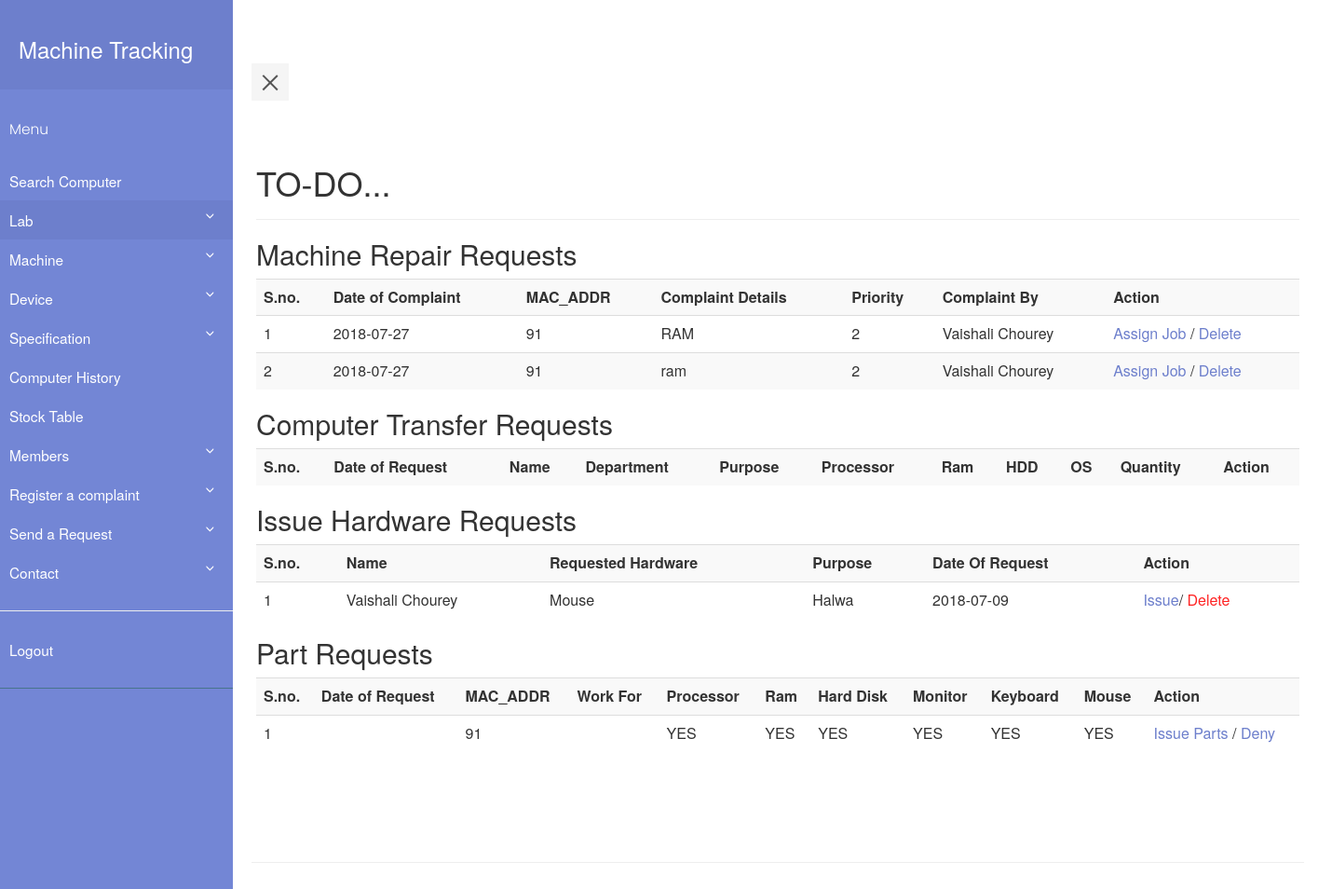
Page /home.php (signed in) on the committed database.
### tables this page shows
CREATE TABLE `complaint_book` (
  `complaint_book_id` int(11) NOT NULL,
  `Date_of_complaint` date DEFAULT NULL,
  `machine_id` int(11) DEFAULT NULL,
  `complaint_details` varchar(512) DEFAULT NULL,
  `priority` int(11) DEFAULT NULL,
  `work_for` int(11) DEFAULT NULL,
  `remarks` varchar(512) DEFAULT NULL,
  `complaint_by` varchar(40) DEFAULT NULL,
  `processor` int(11) DEFAULT NULL,
  `ram` int(11) DEFAULT NULL,
  `harddisk` int(11) DEFAULT NULL,
  `mouse` int(11) DEFAULT NULL,
  `keyboard` int(11) DEFAULT NULL,
  `monitor` int(11) DEFAULT NULL,
  `DOPR` date DEFAULT NULL,
  `completed` int(11) DEFAULT NULL
);

CREATE TABLE `machine` (
  `machine_id` int(11) NOT NULL,
  `MAC_ADDR` varchar(30) DEFAULT NULL,
  `processor` int(11) NOT NULL,
  `ram` int(11) NOT NULL,
  `memory` int(11) NOT NULL,
  `DOP` date DEFAULT NULL,
  `price` int(11) DEFAULT NULL,
  `state` varchar(10) DEFAULT NULL,
  `os` varchar(30) DEFAULT NULL,
  `monitor` int(11) NOT NULL,
  `keyboard` int(11) NOT NULL,
  `mouse` int(11) NOT NULL,
  `grn` int(11) NOT NULL
);

CREATE TABLE `issue_request` (
  `issue_report_id` int(11) NOT NULL,
  `department` varchar(30) DEFAULT NULL,
  `id` int(11) DEFAULT NULL,
  `purpose` text,
  `date_of_request` date DEFAULT NULL,
  `name_of_hardware` int(30) DEFAULT NULL
);

CREATE TABLE `member` (
  `member_id` int(11) NOT NULL,
  `id` varchar(30) DEFAULT NULL,
  `first_name` varchar(30) DEFAULT NULL,
  `last_name` varchar(30) DEFAULT NULL,
  `email` varchar(50) DEFAULT NULL,
  `pass_word` varchar(512) DEFAULT NULL,
  `role` int(5) DEFAULT NULL,
  `contact_no` int(13) DEFAULT NULL
);

CREATE TABLE `name` (
  `name_id` int(11) NOT NULL,
  `name` varchar(30) DEFAULT NULL
);

### home.php (the view, shortened to what this page needs)
<?php
    require_once "pdo.php";
?>
<html>
<head>
    <link rel="stylesheet" type="text/css" href="style5.css">
    <link rel="stylesheet" type="text/css" href="https://maxcdn.bootstrapcdn.com/bootstrap/3.3.7/css/bootstrap.min.css" >
</head>
<body>
        <div class="wrapper">
         <div class="wrapper">
                <?php if (isset($_SESSION['id'])&&$_SESSION['role']=='0') include "navbar.php";
                else if(isset($_SESSION['id'])&&$_SESSION['role']=='1')  include "navbar_faculty.php";
                else include "navbar_tech.php";?>
           <div class="container-fluid row" id="content">
        <div class="page-header">
        <h1>TO-DO...</h1>
        </div>
        <?php
            if($_SESSION['role']=='0')
            {
                $stmtcnt = $pdo->query("SELECT COUNT(*) FROM complaint_book WHERE work_for IS NULL ");
                $row = $stmtcnt->fetch(PDO::FETCH_ASSOC);
                if($row['COUNT(*)']!=='0')
                {
                    echo "<h2>Machine Repair Requests</h2>";
                    $i=1;
                    $stmtread = $pdo->query("SELECT * FROM complaint_book WHERE work_for IS NULL");
                    echo ("<table class=\"table table-striped\">
                        <tr> <th>S.no.</th><th>Date of Complaint</th><th>MAC_ADDR</th><th>Complaint Details</th><th>Priority</th><th>Complaint By</th><th>Action</th> </tr>");
                    while ( $row = $stmtread->fetch(PDO::FETCH_ASSOC) )
                    {
                        $stmtr = $pdo->prepare("SELECT MAC_ADDR FROM machine WHERE machine_id = :mid ");
                        $stmtr->execute(array(':mid' => $row['machine_id']));
                        $rowr = $stmtr->fetch(PDO::FETCH_ASSOC);
                        echo ("<tr>");
                        echo ("<td>");
                        echo($i);
                        echo("</td>");
                        echo ("<td>");
                        echo(htmlentities($row['Date_of_complaint']));
                        echo ("</td>");
                        echo ("<td>");
                        echo(htmlentities($rowr['MAC_ADDR']));
                        echo ("</td>");
                        echo ("<td>");
                        echo(htmlentities($row['complaint_details']));
                        echo ("</td>");
                        echo ("<td>");
                        echo(htmlentities($row['priority']));
                        echo ("</td>");
                        echo ("<td>");
                        echo(htmlentities($row['complaint_by']));
                        echo ("</td>");
                        echo ("<td>");
                        echo('<a class="link-black" href="gorepairmc.php?mc_id='.$rowr['MAC_ADDR'].'">'. 'Assign Job' . '</a>' . ' / ' . '<a class="link-black" href="deleterr.php?cb_id='.$row['complaint_book_id'].'">'. 'Delete' . '</a>');
                        echo ("</td>");
                        $i++;
                    }
                    echo('</table>');
                }
                $flag=0;
                if($flag==0)
                {
                    echo "<h2>Computer Transfer Requests</h2>";
                    echo ("<table class=\"table table-striped\">
                        <tr> <th>S.no.</th><th>Date of Request</th><th>Name</th><th>Department</th><th>Purpose</th><th>Processor</th><th>Ram</th><th>HDD</th><th>OS</th><th>Quantity</th><th>Action</th> </tr>");
                    echo('</table>');
                }
                $stmt=$pdo->query("SELECT COUNT(*) FROM issue_request");
                $row=$stmt->fetch(PDO::FETCH_ASSOC);
                if($row['COUNT(*)']>0)
                {
                    echo "<h2>Issue Hardware Requests</h2>";
                    echo ("<table class=\"table table-striped\">
                        <tr> <th>S.no.</th><th>Name</th><th>Requested Hardware</th><th>Purpose</th><th>Date Of Request</th><th>Action</th></tr>");
                    $stmt=$pdo->query("SELECT * FROM issue_request");
                    $i=1;
                    while($row2=$stmt->fetch(PDO::FETCH_ASSOC))
                    {
                        echo "<tr>";
                            echo "<td>".$i++."</td>";
                            echo "<td>";
                                $stmtname=$pdo->prepare("SELECT first_name,last_name FROM member where member_id = :id");
                                $stmtname->execute(array(":id"=>$row2['id']));
                                $name=$stmtname->fetch(PDO::FETCH_ASSOC);
                                echo $name['first_name'].' '.$name['last_name'];
                            echo "</td>";
                            echo "<td>";
                            $stmtname=$pdo->prepare("SELECT name from name WHERE name_id = :name");
                            $stmtname->execute(array(":name"=>$row2['name_of_hardware']));
                            $rowname=$stmtname->fetch(PDO::FETCH_ASSOC);
                            echo $rowname['name'];
                            echo "</td>";
                            echo "<td>";
                                echo $row2['purpose'];
                            echo "</td>";
                            echo "<td>";
                                echo $row2['date_of_request'];
                            echo "</td>";
                            echo "<td>";
                                echo "<a class='link-black' href='issue_hardware.php?id=".$row2['issue_report_id']."&name_id=".$row2['name_of_hardware']."'>Issue</a>/
                                <a class='link-red' href='delete_issue_request.php?id=".$row2['issue_report_id']."'>Delete</a>";
                            echo "</td>";
                        echo "</tr>";
                    }
                    echo "</table>";
                }
                $stmtcnt = $pdo->query("SELECT COUNT(*) FROM complaint_book WHERE completed IS NULL AND (processor IS NOT NULL OR ram IS NOT NULL OR harddisk IS NOT NULL OR monitor IS NOT NULL OR keyboard IS NOT NULL OR mouse IS NOT NULL)");
                $row = $stmtcnt->fetch(PDO::FETCH_ASSOC);
                if($row['COUNT(*)']!=='0')
                {
                    echo "<h2>Part Requests</h2>";
                    $i=1;
                    $stmtread = $pdo->query("SELECT * FROM complaint_book WHERE completed IS NULL AND (processor IS NOT NULL OR ram IS NOT NULL OR harddisk IS NOT NULL OR monitor IS NOT NULL OR keyboard IS NOT NULL OR mouse IS NOT NULL)");
                    echo ("<table class=\"table table-striped\">
                        <tr> <th>S.no.</th><th>Date of Request</th><th>MAC_ADDR</th><th>Work For</th><th>Processor</th><th>Ram</th><th>Hard Disk</th><th>Monitor</th><th>Keyboard</th><th>Mouse</th><th>Action</th> </tr>");
                    while ( $row = $stmtread->fetch(PDO::FETCH_ASSOC) )
                    {
                        $stmtr = $pdo->prepare("SELECT MAC_ADDR FROM machine WHERE machine_id = :mid ");
                        $stmtr->execute(array(':mid' => $row['machine_id']));
                        $rowr = $stmtr->fetch(PDO::FETCH_ASSOC);
                        $stmtt = $pdo->prepare("SELECT * FROM temp WHERE machine_id = :mid ");
                        $stmtt->execute(array(':mid' => $row['machine_id']));
                        $rowt = $stmtt->fetch(PDO::FETCH_ASSOC);
                        if($rowt == false)
                        {
                            echo ("<tr>");
                            echo ("<td>");
                            echo($i);
                            echo("</td>");
                            echo ("<td>");
                            echo ("</td>");
                            echo ("<td>");
                            echo(htmlentities($rowr['MAC_ADDR']));
                            echo ("</td>");
                            echo ("<td>");
                            echo ("</td>");
                            echo ("<td>");
                            if($row['processor'] == NULL)
                            {
                                echo("NO");
                            }
                            else
                            {
                                echo("YES");
                            }
                            echo ("</td>");
                            echo ("<td>");
                            if($row['ram'] == NULL)
                            {
                                echo("NO");
                            }
                            else
                            {
                                echo("YES");
                            }
                            echo ("</td>");
                            echo ("<td>");
                            if($row['harddisk'] == NULL)
                            {
                                echo("NO");
                            }
                            else
                            {
                                echo("YES");
                            }
                            echo ("</td>");
                            echo ("<td>");
                            if($row['monitor'] == NULL)
                            {
                                echo("NO");
                            }
                            else
                            {
                                echo("YES");
                            }
                            echo ("</td>");
                            echo ("<td>");
                            if($row['keyboard'] == NULL)
                            {
                                echo("NO");
                            }
                            else
                            {
                                echo("YES");
                            }
                            echo ("</td>");
                            echo ("<td>");
                            if($row['mouse'] == NULL)
                            {
                                echo("NO");
                            }
                            else
                            {
                                echo("YES");
                            }
                            echo ("</td>");
                            echo ("<td>");
                            echo('<a class="link-black" href="issue_parts.php?cb_id='.$row['complaint_book_id'].'&mc_id='.$row['machine_id'].'">'. 'Issue Parts' . '</a>' . ' / ' . '<a class="link-black" href="deny_parts.php?cb_id='.$row['complaint_book_id'].'">'. 'Deny' . '</a>');
                            echo ("</td>");
                        }
                        $i++;
                    }
                    echo('</table>');
                }
            }
        ?>
</body>
</html>

### navbar.php (shortened to what this page needs)
        <nav id="sidebar">
            <div class="sidebar-header">
                <a href="home.php"><h3>Machine Tracking</h3></a>
            </div>
            <ul class="list-unstyled components">
                <p>Menu</p>
                <li>
                    <a href="searchpc.php">Search Computer</a>
                </li>
                <li class="active">
                    <a href="#homeSubmenu" data-toggle="collapse" aria-expanded="false">Lab</a>
                </li>
                <li class="">
                    <a href="#machinemenu" data-toggle="collapse" aria-expanded="false">Machine</a>
                </li>
                <li class="">
                    <a href="#devicemenu" data-toggle="collapse" aria-expanded="false">Device</a>
                </li>
                <li class="">
                    <a href="#specmenu" data-toggle="collapse" aria-expanded="false">Specification</a>
                </li>
                <li>
                    <a href="viewmchistory.php">Computer History</a>
                </li>
                <li>
                    <a href="viewsummary.php">Stock Table</a>
                </li>
                <li class="">
                    <a href="#membermenu" data-toggle="collapse" aria-expanded="false">Members</a>
                </li>
                <li class="">
                    <a href="#complaintmenu" data-toggle="collapse" aria-expanded="false">Register a complaint</a>
                </li>
                <li class="">
                    <a href="#requestmenu" data-toggle="collapse" aria-expanded="false">Send a Request</a>
                </li>
                <li class="">
                    <a href="#contactmenu" data-toggle="collapse" aria-expanded="false">Contact</a>
                </li>
                <hr>
                <li>
                    <a href="logout.php">Logout</a>
                </li>
            </ul>
        </nav>
<div class="container" id="content">
<div class="page-header">
<button type="button" id="sidebarCollapse" class="navbar-btn">
    <span></span>
</button>

### style5.css (style rules this page uses)
body { font-family: 'Poppins', sans-serif; background: #fafafa; }
p { font-family: 'Poppins', sans-serif; font-size: 1.1em; font-weight: 300; line-height: 1.7em; color: #999; }
a, a:hover, a:focus { color: inherit; text-decoration: none; transition: all 0.3s; }
.navbar-btn { box-shadow: none; outline: none !important; border: none; }
.wrapper { display: flex; align-items: stretch; perspective: 1500px; }
#sidebar { min-width: 250px; max-width: 250px; background: #7386D5; color: #fff; transition: all 0.6s cubic-bezier(0.945, 0.020, 0.270, 0.665); transform-origin: bottom left; }
#sidebar .sidebar-header { padding: 20px; background: #6d7fcc; }
#sidebar ul.components { padding: 20px 0; border-bottom: 1px solid #47748b; }
#sidebar ul p { color: #fff; padding: 10px; }
#sidebar ul li a { padding: 10px; font-size: 1.1em; display: block; }
#sidebar ul li.active > a, a[aria-expanded="true"] { color: #fff; background: #6d7fcc; }
a[data-toggle="collapse"] { position: relative; }
a[aria-expanded="false"]::before, a[aria-expanded="true"]::before { content: '\e259'; display: block; position: absolute; right: 20px; font-family: 'Glyphicons Halflings'; font-size: 0.6em; }
#content { padding: 20px; min-height: 100vh; transition: all 0.3s; }
#sidebarCollapse { width: 40px; height: 40px; background: #f5f5f5; }
#sidebarCollapse span { width: 80%; height: 2px; margin: 0 auto; display: block; background: #555; transition: all 0.8s cubic-bezier(0.810, -0.330, 0.345, 1.375); transition-delay: 0.2s; }
#sidebarCollapse span:last-of-type { transform: rotate(-45deg) translate(1px, -1px); }
a:link { text-decoration: none; color:white; }
a.link-black { color: #6d7fcc; }
a.link-red { color: #ff2323; }

### rows in the picture
complaint_book: Date_of_complaint "2018-07-27", machine.MAC_ADDR "91", complaint_details "RAM", priority "2", complaint_by "Vaishali Chourey"
complaint_book: Date_of_complaint "2018-07-27", machine.MAC_ADDR "91", complaint_details "ram", priority "2", complaint_by "Vaishali Chourey", processor "YES", ram "YES", harddisk "YES", monitor "YES", keyboard "YES", mouse "YES"
issue_request: id.first_name "Vaishali", id.last_name "Chourey", name_of_hardware.name "Mouse", purpose "Halwa", date_of_request "2018-07-09"
